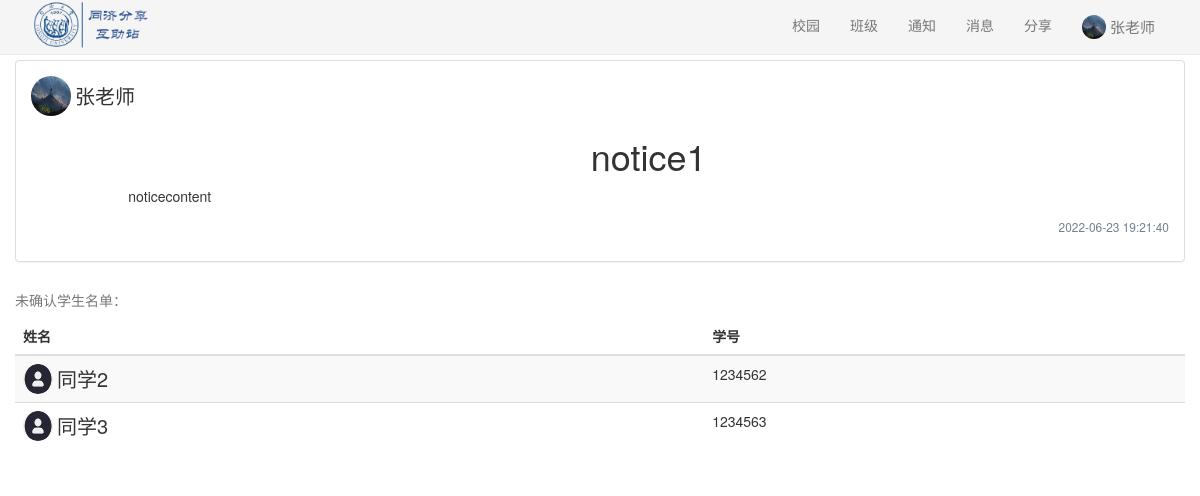
Screenshot of /myclass/1/notice/1 (signed in) with the database file from the repository.
### sql.py (models this page shows, shortened)
class User(UserMixin,db.Model):
    id = db.Column(db.Integer, primary_key=True)  # 主键，学号
    name = db.Column(db.String(20))  # 名字
    password=db.Column(db.String(128)) #密码
    intro=db.Column(db.Text)#个人介绍
    auth=db.Column(db.String(20))#权限
    dormitory=db.Column(db.String(20))#宿舍名
    class_id = db.Column(db.Integer, db.ForeignKey('class_room.id'))#对应的班级
    user_post=db.relationship('post',backref='user_post')#发的帖子
    user_post_comments = db.relationship('post_comment', backref='user_post_comments')#发的评论
    user_notice = db.relationship('notice', backref='user_post')  # 发的帖子
    user_chat_room = db.relationship("chatroom", secondary=user_room,backref=db.backref('user_create', lazy="dynamic")) # 用户对应的聊天室

class notice(db.Model):
    id=db.Column(db.Integer, primary_key=True)
    publish_user_name=db.Column(db.String(20))
    head=db.Column(db.Text)
    notice_content=db.Column(db.Text)
    publish_user_id = db.Column(db.Integer, db.ForeignKey('user.id'))
    belong_class = db.Column(db.Integer, db.ForeignKey('class_room.id'))
    create_at = db.Column(db.DateTime, default=datetime.datetime.now)
    has_received=db.Column(db.PickleType)

### apps/basic.py (the view)
@basicbp.route('/myclass/<class_id>/notice/<notice_id>', methods=['GET', 'POST'])
def show_single_notice(class_id,notice_id):
    if (current_user.is_authenticated==False):
        return redirect(url_for("basic.login"))
    notice=sql.notice.query.get(int(notice_id))
    if request.method == "POST":
        sql.add_receive(notice,current_user.id)
    has_not_received=[]
    classroom=sql.class_room.query.get(int(class_id))
    is_teacher=classroom.teacher_in_class==current_user.id
    if(is_teacher):
        for i in classroom.user_in_class:
            if i.id not in notice.has_received and i.id!=classroom.teacher_in_class:
                has_not_received.append(i)
    return render_template("notice.html",
                           notice=notice,
                           user_id=current_user.id,
                           user_name=current_user.name,
                           class_id=current_user.class_id,
                           is_teacher=is_teacher,
                           has_not_received=has_not_received)

### sql.py (called while the page is built)
@login_manager.user_loader
def load_user(user_id):  # 创建用户加载回调函数，接受用户 ID 作为参数
    user = User.query.get(int(user_id))  # 用 ID 作为 User 模型的 主键查询对应的用户
    return user

### apps/templates/notice.html (shortened to what this page needs)
<!DOCTYPE html>
<html lang="zh-CN">
<head>
    <link rel="stylesheet" href="{{ url_for('static', filename='css/bootstrap.min.css') }}">
    <link href="{{ url_for('static', filename='css/minecss.css') }}" rel="stylesheet">
</head>
<body>
{% include "common/header.html" %}
<br><br>
<div class="container">
    <div class="row">
        <div class="panel panel-default">
            <div class="panel-body row">
                <div class="col-md-12">
                    <img class="img-circle" style="width:40px;height:40px;"
                         src="{{url_for('static', filename='images/user/'+notice.publish_user_id|string+'/head.jpg')}}">
                    <span style="vertical-align:middle;font-size: 20px">{{notice.publish_user_name}}</span>
                </div>
                <div class="col-md-offset-1 col-md-11">
                    <h1 class="text-center">{{notice.head}}</h1>
                    <p>{{notice.notice_content}}</p>
                    <p class="pull-right" style="color:SlateGray "><small>{{notice.create_at.strftime("%Y-%m-%d
                        %H:%M:%S")}}</small></p>
                </div>
            </div>
        </div>
        {% if is_teacher %}
        <table class="table table-striped">
            <caption>未确认学生名单：</caption>
            <thead>
            <tr>
                <th>姓名</th>
                <th>学号</th>
            </tr>
            </thead>
            <tbody>
            {% for student in has_not_received %}
            <tr>
                <td>
                    <img class="img-circle" style="width:30px;height:30px;"
                         src="{{url_for('static', filename='images/user/'+student.id|string+'/head.jpg')}}"/>
                    <span style="vertical-align:middle;font-size: 20px">{{student.name}}</span>
                </td>
                <td>{{student.id}}</td>
            </tr>
            {% endfor %}
            </tbody>
        </table>
        {% endif %}
    </div>
</div>
</body>
</html>

### apps/templates/common/header.html
<div>
    <nav class="navbar navbar-default navbar-static navbar-fixed-top" role="navigation" style="background:#F5F5F5">
        <div class="container">
            <div class="navbar-header">
                <img style="height:50px;overflow:hidden;"
                     src="{{ url_for('static', filename='images/img_title.png') }}"/>
            </div>
            <div class="pull-right">
                <ul class="nav navbar-nav">
                    <li><a href={{url_for("basic.main")}}>校园</a></li>
                    <li><a href={{url_for("basic.myclass")}}>班级</a></li>
                    <li><a href={{url_for("basic.mynotice")}}>通知</a></li>
                    <li><a href={{url_for("chat.allchat")}}>消息</a></li>
                    <li><a href={{url_for("basic.submitpost")}}>分享</a></li>
                    <li><a href={{url_for("basic.home",user_id=user_id)}}>
                        <img class="img-circle" style="width:24px;height:24px;"
                             src="{{url_for('static', filename='images/user/'+user_id|string+'/head.jpg')}}">
                        <span style="vertical-align:middle;font-size:15px">{{user_name}}</span>
                    </a></li>
                </ul>
            </div>
        </div>
    </nav>
</div>
<br>

### rows the page displays
User: id (picture), name "张老师"
notice: publish_user (picture), publish_user_name "张老师", head "notice1", notice_content "noticecontent", create_at "2022-06-23 19:21:40"
User: id (picture), name "同学2", id "1234562"
User: id (picture), name "同学3", id "1234563"
